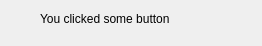
<?xml version="1.0" encoding="UTF-8"?>
<ui version="4.0">
 <class>second</class>
 <widget class="QDialog" name="second">
  <property name="geometry">
   <rect>
    <x>0</x>
    <y>0</y>
    <width>262</width>
    <height>46</height>
   </rect>
  </property>
  <property name="windowTitle">
   <string>Dialog</string>
  </property>
  <widget class="QLabel" name="label">
   <property name="geometry">
    <rect>
     <x>40</x>
     <y>10</y>
     <width>211</width>
     <height>17</height>
    </rect>
   </property>
   <property name="text">
    <string>You clicked some button</string>
   </property>
  </widget>
 </widget>
 <resources/>
 <connections/>
</ui>
